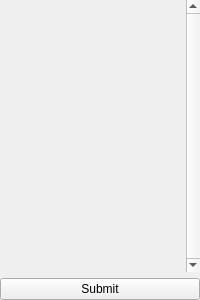
<?xml version="1.0" encoding="UTF-8"?>
<ui version="4.0">
 <class>IdentifyChemicals</class>
 <widget class="QWidget" name="IdentifyChemicals">
  <property name="geometry">
   <rect>
    <x>0</x>
    <y>0</y>
    <width>200</width>
    <height>300</height>
   </rect>
  </property>
  <property name="maximumSize">
   <size>
    <width>220</width>
    <height>16777215</height>
   </size>
  </property>
  <property name="windowTitle">
   <string>Form</string>
  </property>
  <layout class="QVBoxLayout" name="verticalLayout">
   <property name="leftMargin">
    <number>0</number>
   </property>
   <property name="topMargin">
    <number>0</number>
   </property>
   <property name="rightMargin">
    <number>0</number>
   </property>
   <property name="bottomMargin">
    <number>0</number>
   </property>
   <item>
    <widget class="QScrollArea" name="scrollArea">
     <property name="frameShape">
      <enum>QFrame::NoFrame</enum>
     </property>
     <property name="verticalScrollBarPolicy">
      <enum>Qt::ScrollBarAlwaysOn</enum>
     </property>
     <property name="horizontalScrollBarPolicy">
      <enum>Qt::ScrollBarAlwaysOff</enum>
     </property>
     <property name="widgetResizable">
      <bool>true</bool>
     </property>
     <property name="alignment">
      <set>Qt::AlignCenter</set>
     </property>
     <widget class="QWidget" name="scrollAreaWidgetContents">
      <property name="geometry">
       <rect>
        <x>8</x>
        <y>0</y>
        <width>184</width>
        <height>258</height>
       </rect>
      </property>
      <layout class="QHBoxLayout" name="horizontalLayout">
       <item>
        <layout class="QVBoxLayout" name="layout"/>
       </item>
      </layout>
     </widget>
    </widget>
   </item>
   <item>
    <widget class="QPushButton" name="pushButton">
     <property name="text">
      <string>Submit</string>
     </property>
    </widget>
   </item>
  </layout>
 </widget>
 <resources/>
 <connections/>
</ui>
